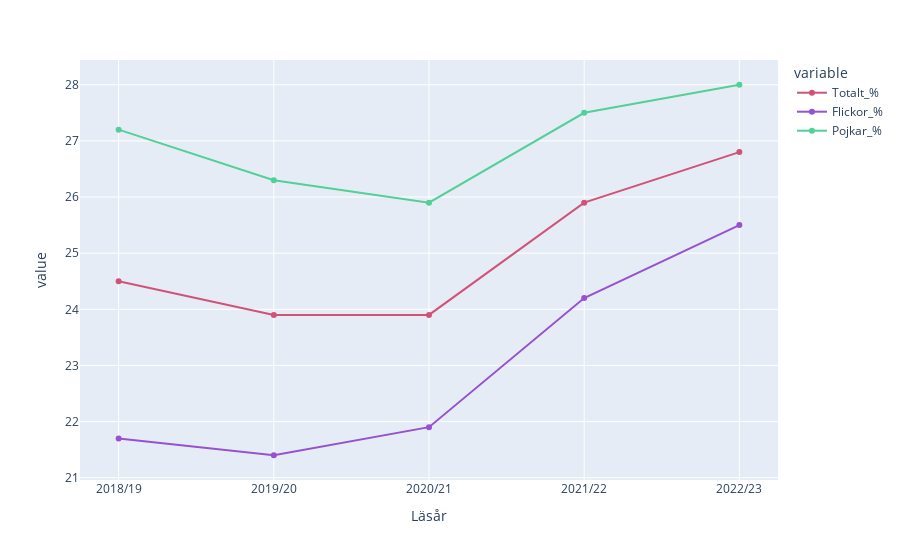

Here is the notebook cell this chart was saved with:
### Code cell
color_scheme = ["#D15278","#9652D1","#52D097" ]

fig = px.line(
    df_No_Grades,
    x='Läsår',
    y=['Totalt_%', 'Flickor_%', 'Pojkar_%'],
    color_discrete_sequence = color_scheme, markers= True)
fig.show()

### Figure 1 — Plotly figure (JSON) as saved in the notebook; plotly's stock layout.template omitted (floating-point values rounded to 4 significant figures)
{"data": [{"hovertemplate": "variable=Totalt_%<br>Läsår=%{x}<br>value=%{y}<extra></extra>", "legendgroup": "Totalt_%", "line": {"color": "#D15278", "dash": "solid"}, "marker": {"symbol": "circle"}, "mode": "lines+markers", "name": "Totalt_%", "orientation": "v", "showlegend": true, "type": "scatter", "x": ["2018/19", "2019/20", "2020/21", "2021/22", "2022/23"], "xaxis": "x", "y": [24.5, 23.9, 23.9, 25.9, 26.8], "yaxis": "y"}, {"hovertemplate": "variable=Flickor_%<br>Läsår=%{x}<br>value=%{y}<extra></extra>", "legendgroup": "Flickor_%", "line": {"color": "#9652D1", "dash": "solid"}, "marker": {"symbol": "circle"}, "mode": "lines+markers", "name": "Flickor_%", "orientation": "v", "showlegend": true, "type": "scatter", "x": ["2018/19", "2019/20", "2020/21", "2021/22", "2022/23"], "xaxis": "x", "y": [21.7, 21.4, 21.9, 24.2, 25.5], "yaxis": "y"}, {"hovertemplate": "variable=Pojkar_%<br>Läsår=%{x}<br>value=%{y}<extra></extra>", "legendgroup": "Pojkar_%", "line": {"color": "#52D097", "dash": "solid"}, "marker": {"symbol": "circle"}, "mode": "lines+markers", "name": "Pojkar_%", "orientation": "v", "showlegend": true, "type": "scatter", "x": ["2018/19", "2019/20", "2020/21", "2021/22", "2022/23"], "xaxis": "x", "y": [27.2, 26.3, 25.9, 27.5, 28], "yaxis": "y"}], "layout": {"legend": {"title": {"text": "variable"}, "tracegroupgap": 0}, "margin": {"t": 60}, "xaxis": {"anchor": "y", "domain": [0, 1], "title": {"text": "Läsår"}}, "yaxis": {"anchor": "x", "domain": [0, 1], "title": {"text": "value"}}}}
